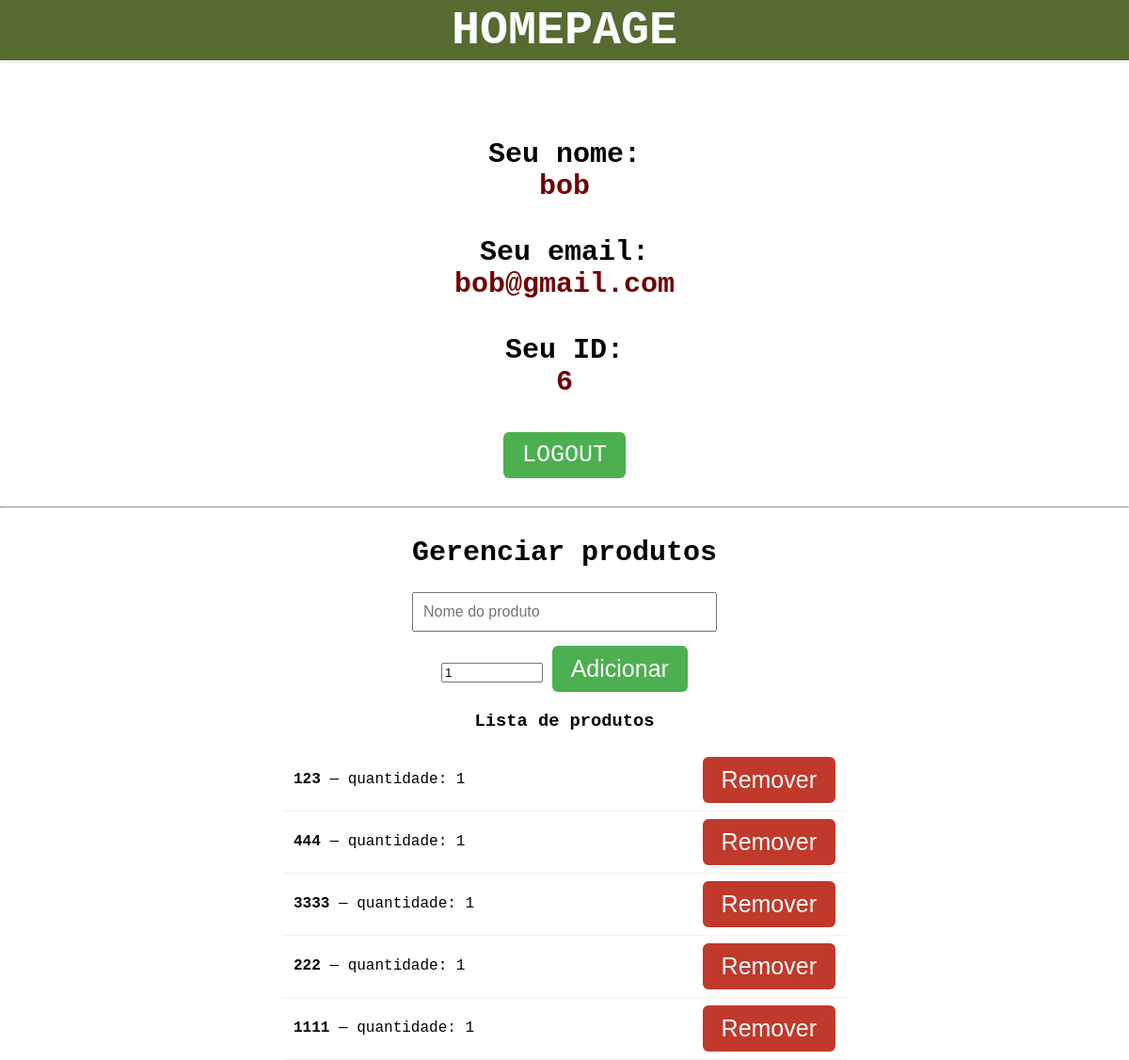
Screenshot of /Homepage/ (signed in) with the database file from the repository.
### Usuarios/models.py (models this page shows, shortened)
class Product(models.Model):
    owner = models.ForeignKey(settings.AUTH_USER_MODEL, on_delete=models.CASCADE, related_name='products')
    name = models.CharField(max_length=200)
    quantity = models.PositiveIntegerField(default=1)
    class Meta:
        unique_together = (('owner', 'name'),)

### meu_projeto/views.py (the view)
# urls.py: path("Homepage/", views.Homepage, name="Homepage"),
@login_required(login_url='Usuarios:login')
def Homepage(request):
    products = Product.objects.filter(owner=request.user).order_by('-id')
    return render(request,'home/homepage.html', {'products': products})

### template/home/homepage.html (shortened to what this page needs)
<!DOCTYPE html>
<html lang="pt-br">
<head>
</head>
<body>
    <nav class="navbar">
            <div style="display:flex; align-items:center; gap:16px;">
                <h1 style="color: #fff; margin: 0; font-size:50px;">HOMEPAGE</h1>
            </div>
    </nav>
    <h2>BEM VINDO, {{ user.first_name|default:user.username }}!</h2>
    <div class="container">
        <h2 style="color: #000000; margin: 0; font-size:30px;">Seu nome:</h2>
        <h2 style="color: #6f0000; margin: 0; font-size:30px;">{{ user.get_full_name|default:user.username }}</h2>
        <br><br>
        <h2 style="color: #000000; margin: 0; font-size:30px;">Seu email:</h2>
        <h2 style="color: #6f0000; margin: 0; font-size:30px;">{{ user.email }}</h2>
        <br><br>
        <h2 style="color: #000000; margin: 0; font-size:30px;">Seu ID:</h2>
        <h2 style="color: #6f0000; margin: 0; font-size:30px;">{{ user.id }}</h2>
        <br><br>
        <a class="button" href="{% url 'Usuarios:logout' %}">LOGOUT</a>
        <hr style="margin: 30px 0;" />
        <h2 style="font-size:30px;">Gerenciar produtos</h2>
        <form action="{% url 'Usuarios:add_product' %}" method="post" style="margin:20px 0;">
            <input type="text" name="name" placeholder="Nome do produto" required style="width:300px;">
            <input type="number" name="quantity" value="1" min="1" style="width:100px; margin-top:8px;">
            <button type="submit" class="button">Adicionar</button>
        </form>
        <h3 style="margin-top:20px;">Lista de produtos</h3>
        {% if products %}
            <ul style="list-style:none; padding:0; max-width:600px; margin:0 auto; text-align:left;">
                {% for p in products %}
                    <li style="display:flex; align-items:center; justify-content:space-between; padding:8px 12px; border-bottom:1px solid #eee;">
                        <div>
                            <strong>{{ p.name }}</strong> — quantidade: {{ p.quantity }}
                        </div>
                        <form action="{% url 'Usuarios:remove_product' %}" method="post" style="margin:0;">
                            <button type="submit" class="button" style="background:#c0392b;">Remover</button>
                        </form>
                    </li>
                {% endfor %}
            </ul>
        {% else %}
            <p>Nenhum produto adicionado.</p>
        {% endif %}
    </div>
</body>
</html>

### template/home/homepage.html (style rules this page uses)
body { font-family: 'Courier New', Courier, monospace; text-align: center; margin: 0; padding: 0; }
h1 { margin-top: 40px; font-size: 36px; color: #333; }
.container { margin-top: 100px; }
input[type="text"] { display: block; margin: 15px auto; padding: 10px; width: 250px; font-size: 16px; }
button { padding: 10px 20px; font-size: 18px; background-color: #4CAF50; border: none; color: white; cursor: pointer; border-radius: 6px; }
.navbar { position: fixed; top: 0; left: 0; right: 0; height: 64px; background-color: darkolivegreen; display: flex; align-items: center; justify-content: center; z-index: 1000; box-shadow: 0 2px 4px rgba(0,0,0,0.1); }
.button { display: inline-block; padding: 10px 20px; font-size: 25px; background-color: #4CAF50; border: none; color: white; cursor: pointer; border-radius: 6px; text-decoration: none; }

### rows the page displays
Product: name "123", quantity "1"
Product: name "444", quantity "1"
Product: name "3333", quantity "1"
Product: name "222", quantity "1"
Product: name "1111", quantity "1"

### other values shown
{{ user.get_full_name|default:user.username }} "bob"
{{ user.email }} "bob@gmail.com"
{{ user.id }} "6"
